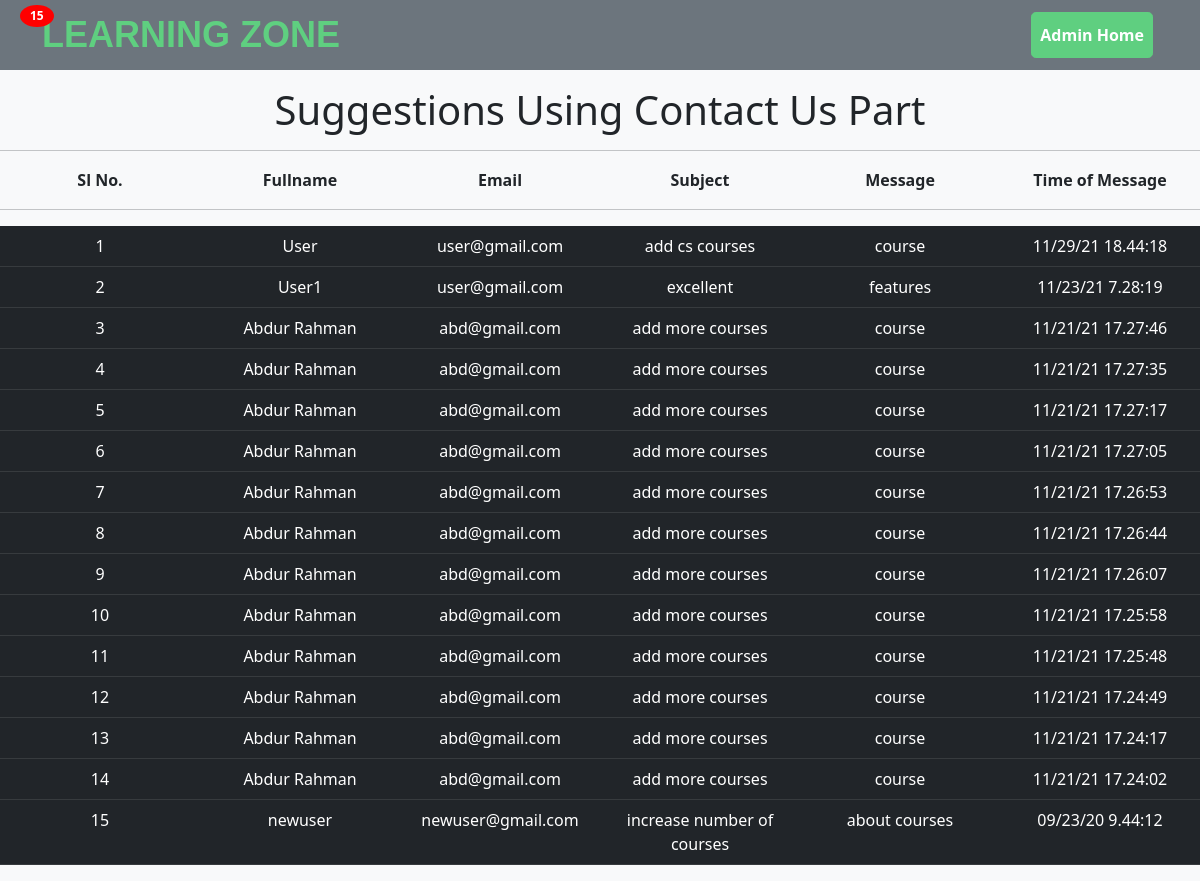
Page /admessage.php on the committed database.
### tables this page shows
CREATE TABLE `contacttable` (
  `fullname` varchar(20) NOT NULL,
  `email` varchar(100) NOT NULL,
  `subject` varchar(100) NOT NULL,
  `message` varchar(200) NOT NULL,
  `time` varchar(100) NOT NULL
);

### admessage.php (the view, shortened to what this page needs)
<!DOCTYPE html>
<html lang="en">
<head>
    <link rel="stylesheet" href="css/bootstrap5.0.2.min.css">
    <link rel="stylesheet" href="css/dashboard.css">
    <link rel="stylesheet" href="css/fonts.css">
</head>
<body class="bg-light">
    <header>
        <nav class="navbar navbar-expand-lg navbar-light navbar bg-secondary">
            <div class="container">
                <a class="navbar-brand" href="home.php">Learning Zone</a>
                <div class="collapse navbar-collapse" id="navbarNav">
                    <ul class="navbar-nav ms-auto">
                        <li class="btn-trial nav-item">
                            <a class="nav-link rounded-3" href="adminpanel.php">Admin Home</a>
                        </li>
                    </ul>
                </div>
            </div>
        </nav>
    </header>
    <div class="mt-3 text-center">
        <h1> Suggestions Using Contact Us Part</h1>
    </div>
    <hr>
    <?php
    $i = 0;
    if ($_SERVER['REQUEST_METHOD'] == "GET") {
        $localhost = "localhost";
        $usernamew = "root";
        $passwordw = "";
        $db = "expdb";
        $conn = mysqli_connect($localhost, $usernamew, $passwordw, $db);
        if (!$conn) {
            echo "Connection error";
        } else {
            $sql = "Select * from contacttable order by time desc";
            $result = mysqli_query($conn, $sql);
            echo "
                <table class='w-100 fw-bold'>
                    <tr>
                        <td> Sl No. </td>
                        <td> Fullname </td>
                        <td> Email </td>
                        <td> Subject </td>
                        <td> Message </td>
                        <td> Time of Message </td>
                    </tr>
                </table>
                <hr>";
            echo "<table class='table table-hover table-dark'>";
            if (mysqli_num_rows($result) > 0) {
                while ($row = mysqli_fetch_assoc($result)) {
                    $i++;
                    echo "
                    <tr>
                        <td>" . $i . "</td>
                        <td>" . $row["fullname"] . "</td>
                        <td>" . $row["email"] . "</td>
                        <td>" . $row["subject"] . "</td>
                        <td>" . $row["message"] . "</td>
                        <td>" . $row["time"] . "</td>
                    </tr>";
                }
                echo "</table>";
                echo "<span class='badge'> $i </span>";
            } else {
                echo "0 results";
            }
        }
    }
    ?>
</body>
</html>

### css/dashboard.css (style rules this page uses)
.nav-item { transition-timing-function: ease-in-out; }
.nav-item { transition-duration: 20ms; }
.navbar .navbar-brand { color: #5FCF80; }
.navbar .navbar-nav > li > a { font-weight: 700; margin: 0px 5px; padding: 10px 15px; }
.btn-trial a { background-color:#5FCF80; border-radius: 25px; color: #ffffff !important; border: 1px solid #5FCF80; }
.navbar .navbar-brand { font-family: 'Dosis', sans-serif !important; font-weight: 700; text-transform: uppercase; padding: 0px; height: inherit; font-size: 36px; }
.badge { float: right; }

### admessage.php (style rules this page uses)
td { width: 15%; text-align: center; }
.badge { position: absolute; top: 5px; left: 20px; padding: 5px 10px; border-radius: 50%; background-color: red; color: white; }

### rows in the picture
contacttable: fullname "User", email "user@gmail.com", subject "add cs courses", message "course", time "11/29/21 18.44:18"
contacttable: fullname "User1", email "user@gmail.com", subject "excellent", message "features", time "11/23/21 7.28:19"
contacttable: fullname "Abdur Rahman", email "abd@gmail.com", subject "add more courses", message "course", time "11/21/21 17.27:46"
contacttable: fullname "Abdur Rahman", email "abd@gmail.com", subject "add more courses", message "course", time "11/21/21 17.27:35"
contacttable: fullname "Abdur Rahman", email "abd@gmail.com", subject "add more courses", message "course", time "11/21/21 17.27:17"
contacttable: fullname "Abdur Rahman", email "abd@gmail.com", subject "add more courses", message "course", time "11/21/21 17.27:05"
contacttable: fullname "Abdur Rahman", email "abd@gmail.com", subject "add more courses", message "course", time "11/21/21 17.26:53"
contacttable: fullname "Abdur Rahman", email "abd@gmail.com", subject "add more courses", message "course", time "11/21/21 17.26:44"
contacttable: fullname "Abdur Rahman", email "abd@gmail.com", subject "add more courses", message "course", time "11/21/21 17.26:07"
contacttable: fullname "Abdur Rahman", email "abd@gmail.com", subject "add more courses", message "course", time "11/21/21 17.25:58"
contacttable: fullname "Abdur Rahman", email "abd@gmail.com", subject "add more courses", message "course", time "11/21/21 17.25:48"
contacttable: fullname "Abdur Rahman", email "abd@gmail.com", subject "add more courses", message "course", time "11/21/21 17.24:49"
contacttable: fullname "Abdur Rahman", email "abd@gmail.com", subject "add more courses", message "course", time "11/21/21 17.24:17"
contacttable: fullname "Abdur Rahman", email "abd@gmail.com", subject "add more courses", message "course", time "11/21/21 17.24:02"
contacttable: fullname "newuser", email "newuser@gmail.com", subject "increase number of courses", message "about courses", time "09/23/20 9.44:12"

### other values in the picture
$i "15"
